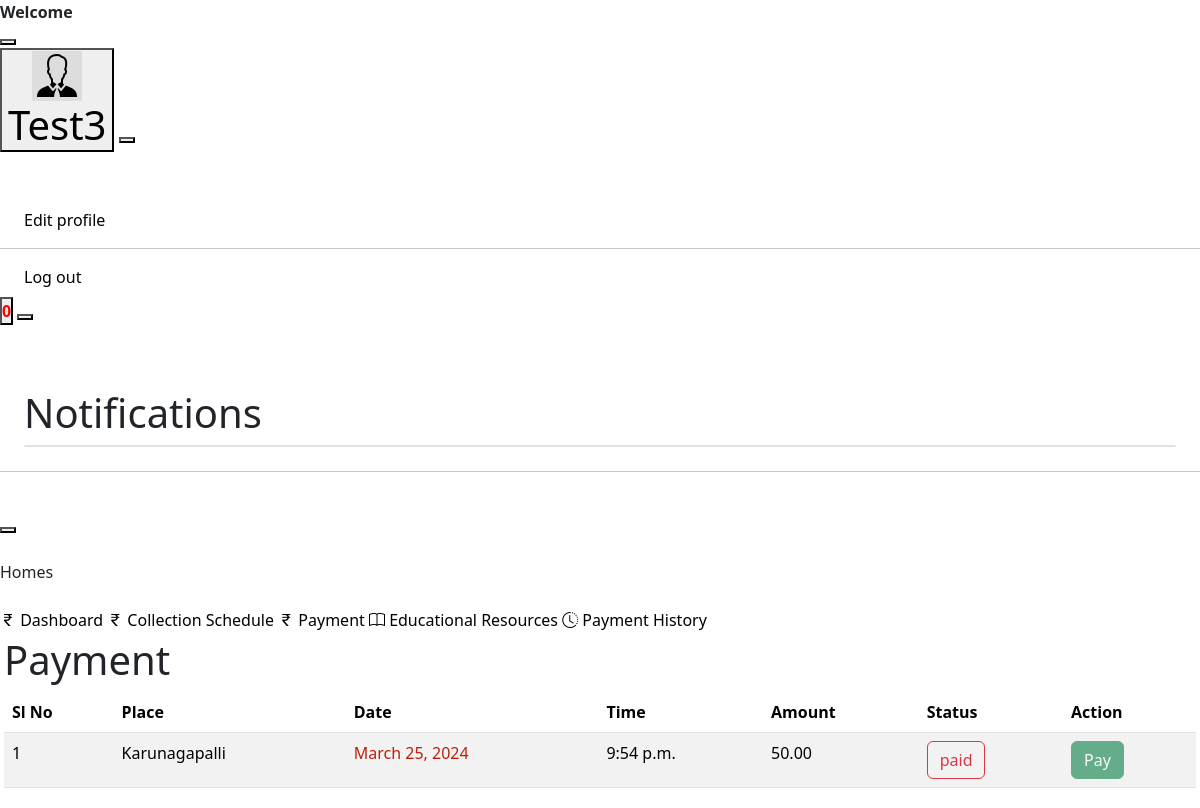
/payment_list (signed in), run on the app's committed database.
### smApp/models.py (models this page shows, shortened)
class Customer(models.Model):
    APPROVAL_CHOICES = [
        ('pending', 'Pending'),
        ('approved', 'Approved'),
        ('disapproved', 'Disapproved'),
    ]
    role = models.CharField(max_length=20,null=True)
    user = models.OneToOneField(User, on_delete=models.CASCADE, primary_key=True, related_name='customer')
    name = models.CharField(max_length=20)
    phone = models.CharField(max_length=20)
    email = models.EmailField()
    image = models.ImageField(upload_to='customer_images/', null=True, blank=True)
    approve = models.CharField(max_length=20, choices=APPROVAL_CHOICES, default='pending')
    house_number = models.CharField(max_length=20,null=True)
    ward_number = models.CharField(max_length=20,null=True)

class PlasticCollection(models.Model):
    PAYMENT_CHOICES = [
        ('pending', 'Pending'),
        ('paid', 'Paid'),
    ]
    user_id = models.CharField(max_length=50,null=True)
    place = models.CharField(max_length=50,null=True)
    date = models.DateField()
    time = models.TimeField(null=True)
    amount_collected = models.DecimalField(max_digits=100, decimal_places=2,null=True)
    payment_status = models.CharField(max_length=20, choices=PAYMENT_CHOICES, default='pending')
    plastic_amount = models.CharField(max_length=50,null=True)

### smApp/views.py (the view)
# urls.py: path('payment_list', views.payment_list, name='payment_list'),
def payment_list(request):
    user_id = request.session['user_id']
    print('User id is: ',user_id)
    user = Customer.objects.filter(user__id=user_id)
    contributions = PlasticCollection.objects.filter(user_id=user_id)
    context = {
        'user':user,
        'contributions':contributions
    }
    return render(request,'payment_list.html',context)

### smApp/context_processor.py (called while the page is built)
def global_context(request):
    user_id = request.session['user_id']
    today = date.today()
    start_date = today
    end_date = today + timedelta(days=2)
    filtered_data = PlasticCollectionSchedule.objects.filter(date__range=(start_date, end_date), user=user_id)
    print(filtered_data)
    context = {
        'filtered_data':filtered_data,
        'count':filtered_data.count()
    }
    return context

### templates/payment_list.html (shortened to what this page needs)
{% extends 'user_base.html' %} {% block content %}
<link
  href="https://cdn.jsdelivr.net/npm/bootstrap@5.3.3/dist/css/bootstrap.min.css"
  rel="stylesheet"
/>
<div
  class="page-wrapper pt-8 pl-5"
  id="main-wrapper"
  data-layout="vertical"
  data-navbarbg="skin6"
  data-sidebartype="full"
  data-sidebar-position="fixed"
  data-header-position="fixed"
>
  <h1>Payment</h1>
  <table class="table table-striped table-hover">
    <thead>
      <tr>
        <th scope="col">Sl No</th>
        <th scope="col">Place</th>
        <th scope="col">Date</th>
        <th scope="col">Time</th>
        <th scope="col">Amount</th>
        <th scope="col">Status</th>
        <th scope="col">Action</th>
      </tr>
    </thead>
    <tbody>
      {% for contribution in contributions %}
      <tr>
        <td>{{forloop.counter}}</td>
        <td>{{ contribution.place }}</td>
        <td style="color: rgb(188, 32, 11)">{{ contribution.date }}</td>
        <td>{{ contribution.time }}</td>
        <td>{{ contribution.amount_collected }}</td>
        <td>
          <button class="btn btn-outline-danger">
            {{ contribution.payment_status }}
          </button>
        </td>
        <td>
          <form action="{% url 'payment_form' contribution.id %}" method="post">
          {% if contribution.payment_status == 'pending'%}
          <button type="submit" class="btn btn-success">Pay</button>
          {% else %}
          <button type="button" class="btn btn-success" disabled>Pay</button>
          {% endif %}
        </form>
        </td>
      </tr>
      {% endfor %}
    </tbody>
  </table>
</div>
{% endblock %}

### templates/user_base.html (shortened to what this page needs)
<!DOCTYPE html>
{% load static %}
<html lang="en">
  <head>
    <link
      rel="stylesheet"
      href="https://kit-pro.fontawesome.com/releases/v5.12.1/css/pro.min.css"
    />
    <link
      rel="stylesheet"
      type="text/css"
      href="{% static 'adminstatic/css/style.css' %}"
    />
    <link
      rel="stylesheet"
      href="https://cdn.jsdelivr.net/npm/bootstrap-icons@1.11.3/font/bootstrap-icons.min.css"
    />
    <link
      href="https://cdn.jsdelivr.net/npm/bootstrap@5.3.3/dist/css/bootstrap.min.css"
      rel="stylesheet"
    />
  </head>
  <body class="bg-gray-100">
    <div
      class="md:fixed md:w-full md:top-0 md:z-20 flex flex-row flex-wrap items-center bg-white p-6 border-b border-gray-300"
    >
      <div class="flex-none w-56 flex flex-row items-center">
        <strong class="capitalize ml-1 flex-1">Welcome </strong>
      </div>
      <button id="navbarToggle" class="hidden md:block md:fixed right-0 mr-6">
      </button>
      <div
        id="navbar"
        class="animated md:hidden md:fixed md:top-0 md:w-full md:left-0 md:mt-16 md:border-t md:border-b md:border-gray-200 md:p-10 md:bg-white flex-1 pl-3 flex flex-row flex-wrap justify-between items-center md:flex-col md:items-center"
      >
        <div class="flex flex-row-reverse items-center">
          <div class="dropdown relative md:static">
            <button
              class="menu-btn focus:outline-none focus:shadow-outline flex flex-wrap items-center"
            >
              <div class="w-8 h-8 overflow-hidden rounded-full">
                <img
                  class="w-full h-full object-cover"
                  src="{{ user.0.image.url }}"
                />
              </div>
              <div class="ml-2 capitalize flex">
                <h1
                  class="text-sm text-gray-800 font-semibold m-0 p-0 leading-none"
                >
                  {{ user.0.name }}
                </h1>
              </div>
            </button>
            <button
              class="hidden fixed top-0 left-0 z-10 w-full h-full menu-overflow"
            ></button>
            <div
              class="text-gray-500 menu hidden md:mt-10 md:w-full rounded bg-white shadow-md absolute z-20 right-0 w-40 mt-5 py-2 animated faster"
              >
              <a
                style="text-decoration: none"
                class="px-4 text-black py-2 block capitalize font-medium text-sm tracking-wide bg-white hover:bg-gray-200 hover:text-gray-900 transition-all duration-300 ease-in-out"
                href="update_profile"
              >
                Edit profile
              </a>
              <hr />
              <a
                style="text-decoration: none"
                class="px-4 text-black py-2 block capitalize font-medium text-sm tracking-wide bg-white hover:bg-gray-200 hover:text-gray-900 transition-all duration-300 ease-in-out"
                href="logout_view"
              >
                Log out
              </a>
            </div>
          </div>
          {% include 'notification.html' %}
        </div>
      </div>
    </div>
    <div class="h-screen flex flex-row flex-wrap">
      <div
        id="sideBar"
        class="relative flex flex-col flex-wrap bg-white border-r border-gray-300 p-6 flex-none w-64 md:-ml-64 md:fixed md:top-0 md:z-30 md:h-screen md:shadow-xl animated faster"
      >
        <div class="flex flex-col">
          <div class="text-right hidden md:block mb-4">
            <button id="sideBarHideBtn">
            </button>
          </div>
          <p class="uppercase text-xs text-gray-600 mb-4 tracking-wider">
            Homes
          </p>
          <a
            style="text-decoration: none"
            href="{% url 'user_home' %}"
            class="mb-3 text-black capitalize font-medium text-sm hover:text-teal-600 transition ease-in-out duration-500"
          >
            <i class="bi bi-currency-rupee"></i>
            Dashboard
          </a>
          <a
          style="text-decoration: none"
          href="{% url 'user_view_collection_shedule' %}"
          class="mb-3 text-black capitalize font-medium text-sm hover:text-teal-600 transition ease-in-out duration-500"
        >
          <i class="bi bi-currency-rupee"></i>
          Collection Schedule
        </a>
          <a
            style="text-decoration: none"
            href="{% url 'payment_list' %}"
            class="mb-3 text-black capitalize font-medium text-sm hover:text-teal-600 transition ease-in-out duration-500"
          >
            <i class="bi bi-currency-rupee"></i>
            Payment
          </a>
          <a
            style="text-decoration: none"
            href="{% url 'educational_content_view_user' %} "
            class="mb-3 text-black capitalize font-medium text-sm hover:text-teal-600 transition ease-in-out duration-500"
          >
            <i class="bi bi-book"></i>
            Educational Resources
          </a>
          <a
            style="text-decoration: none"
            href="{% url 'payment_history' %}"
            class="mb-3 text-black capitalize font-medium text-sm hover:text-teal-600 transition ease-in-out duration-500"
          >
            <i class="bi bi-clock-history"></i>
            Payment History
          </a>
        </div>
      </div>
      <div class="flex-1 p-1">{% block content %} {% endblock %}</div>
    </div>
  </body>
</html>

### static/css/style.css (style rules this page uses)
body { font-family: "Poppins", sans-serif; color: #040000; background-color: #ffffff; overflow-x: hidden; }
a, a:hover, a:focus { text-decoration: none; }
.btn, .btn:focus { outline: none !important; -webkit-box-shadow: none; box-shadow: none; }

### data on the page
Customer: image (picture), name "Test3"
PlasticCollection: place "Karunagapalli", date "March 25, 2024", time "9:54 p.m.", amount_collected "50.00", payment_status "paid", shows "Pay"

### other printed values
{{ count }} "0"
